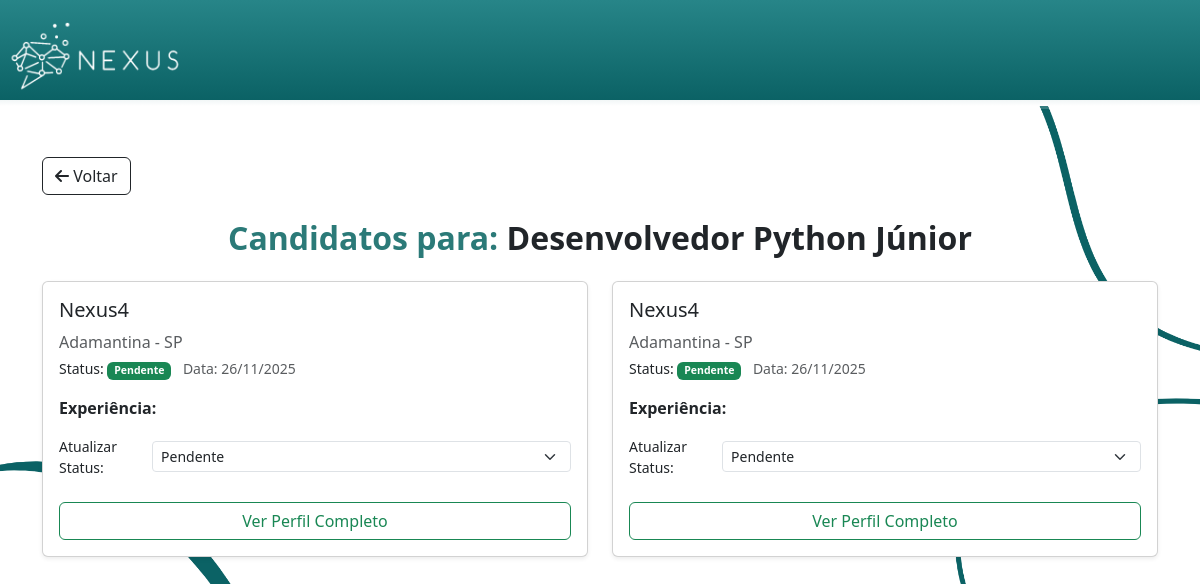
The app's page /vaga/2/candidatos (signed in), older data.
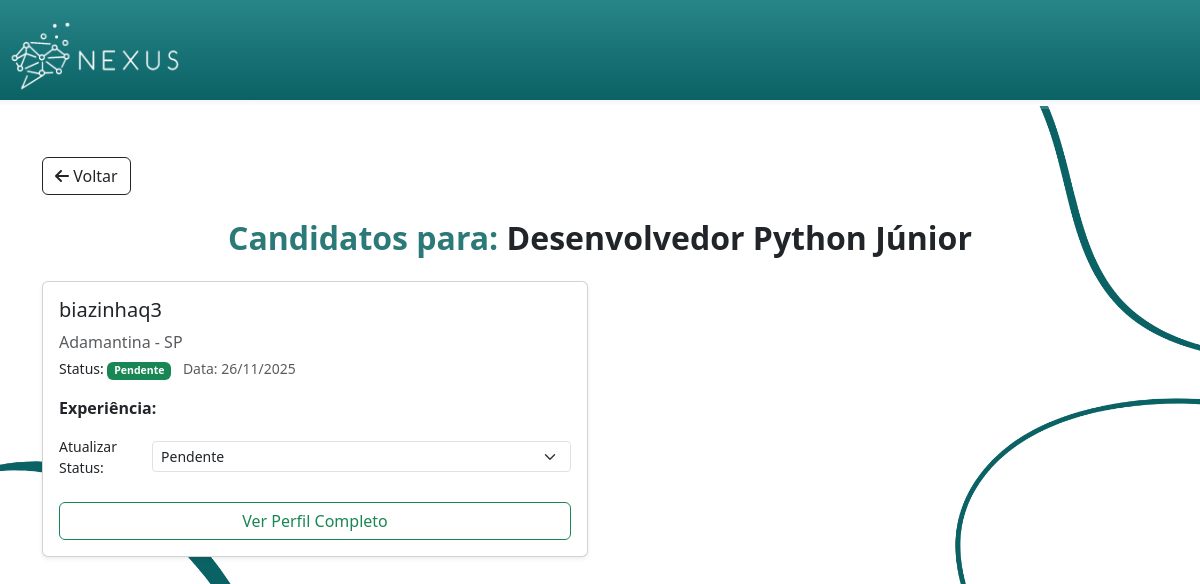
The same page, newer data.
### models.py (models this page shows, shortened)
class Vaga(db.Model):
    __tablename__ = 'vagas'
    id = db.Column(db.Integer, primary_key=True)
    empresa_id = db.Column(db.Integer, db.ForeignKey('empresas.id'), nullable=False)
    titulo = db.Column(db.String(150), nullable=False)
    descricao = db.Column(db.Text, nullable=False)
    requisitos = db.Column(db.Text)
    local = db.Column(db.String(150))
    salario = db.Column(db.Numeric(10,2))

class Profissional(db.Model):
    __tablename__ = 'profissionais'
    id = db.Column(db.Integer, primary_key=True)
    usuario_id = db.Column(db.Integer, db.ForeignKey('usuarios.id'), unique=True, nullable=False)
    nome_profissional = db.Column(db.String(150), nullable=False)
    endereco = db.Column(db.String(200))
    cidade = db.Column(db.String(100))
    estado = db.Column(db.String(100))
    cep = db.Column(db.String(15))
    telefone = db.Column(db.String(50))
    experiencia = db.Column(db.Text)
    habilidades = db.Column(db.Text)
    usuario = db.relationship('Usuario', backref=db.backref('profissional', uselist=False))

class Candidatura(db.Model):
    __tablename__ = 'candidaturas'
    id = db.Column(db.Integer, primary_key=True)
    profissional_id = db.Column(db.Integer, db.ForeignKey('profissionais.id'), nullable=False)
    vaga_id = db.Column(db.Integer, db.ForeignKey('vagas.id'), nullable=False)
    data_candidatura = db.Column(db.DateTime, default=db.func.current_timestamp())
    status = db.Column(db.String(50), default='Pendente', nullable=False) # Ex: Pendente, Visualizada, Aceita, Rejeitada
    profissional = db.relationship('Profissional', backref='candidaturas')
    vaga = db.relationship('Vaga', backref='candidaturas')

### app.py (the view)
@app.route('/vaga/<int:vaga_id>/candidatos')
def candidatos_por_vaga(vaga_id):
    if session.get('tipo_conta') != 'empresa':
        return redirect(url_for('index'))
    vaga = Vaga.query.get_or_404(vaga_id)
    empresa = Empresa.query.filter_by(usuario_id=session['usuario_id']).first()
    if vaga.empresa_id != empresa.id:
        abort(403)
    candidaturas = Candidatura.query.filter_by(vaga_id=vaga_id).all()
    candidatos = []
    for c in candidaturas:
        candidato_perfil = Profissional.query.get(c.profissional_id)
        candidatos.append({
            'perfil': candidato_perfil,
            'candidatura_id': c.id, # Adicionado ID da candidatura para a API de status
            'data_candidatura': c.data_candidatura,
            'status': c.status
        })
    status_possiveis = ['Pendente', 'Visualizada', 'Em Entrevista', 'Aprovado', 'Rejeitado']
    return render_template(
        'CandidatosVaga.html', # Você precisará atualizar este template
        vaga=vaga,
        candidatos=candidatos,
        tipo_conta='empresa',
        status_possiveis=status_possiveis
    )

### app.py (called while the page is built, shortened)
def truncate_filter(s, length=255, killwords=False, end='...'):
    if s is None:
        return ""

@app.after_request
def add_security_headers(response):
    return response

### templates/CandidatosVaga.html (shortened to what this page needs)
<html>
<head>
    <link rel="stylesheet" href="https://cdnjs.cloudflare.com/ajax/libs/font-awesome/6.5.1/css/all.min.css"
 />
    <link href="{{ url_for('static', filename='Estilo.css') }}" rel="stylesheet">
    <link href="https://cdn.jsdelivr.net/npm/bootstrap@5.3.3/dist/css/bootstrap.min.css" rel="stylesheet">
</head>
<body id="corpoInicio">
    <header id="cabecalhoIndex">
        <a href="{{ url_for('index') }}">
            <img id="logoheader" src="{{ url_for('static', filename='images/logo-branco.png') }}" alt="Logo Nexus">
        </a>
    </header>
    <div id="degradeCabecalhoIndex2"></div>
    <main class="container my-5">
        <a href="javascript:history.back()" class="btn btn-outline-dark mb-4">
            <i class="fa-solid fa-arrow-left"></i> Voltar
        </a>
        <h1 class="titulo-pagina text-center mb-4">Candidatos para: <span class="text-dark">{{ vaga.titulo }}</span></h1>
        <div class="row row-cols-1 row-cols-md-2 g-4">
            {% for c_data in candidatos %}
            {% set perfil = c_data.perfil %}
            <div class="col">
                <div class="card h-100 shadow-sm card-nexus">
                    <div class="card-body">
                        <h5 class="card-title">{{ perfil.nome_profissional }}</h5>
                        <p class="card-text text-muted mb-1">{{ perfil.cidade }} - {{ perfil.estado }}</p>
                        <p class="mb-1 small">Status:
                            <span class="badge bg-success" id="status">{{ c_data.status }}</span>
                            <span class="text-muted ms-2">Data: {{ c_data.data_candidatura.strftime('%d/%m/%Y') }}</span>
                        </p>
                        <p class="mt-3 mb-2"><strong>Experiência:</strong></p>
                        <div class="d-flex align-items-center mb-3">
                            <label for="status-{{ c_data.candidatura_id }}" class="form-label me-2 mb-0 small">Atualizar Status:</label>
                            <select class="form-select form-select-sm" id="status-{{ c_data.candidatura_id }}"
                                onchange="atualizarStatus({{ c_data.candidatura_id }}, this.value)">
                                {% for status in status_possiveis %}
                                    <option value="{{ status }}" {% if c_data.status == status %}selected{% endif %}>
                                        {{ status }}
                                    </option>
                                {% endfor %}
                            </select>
                        </div>
                        <a href="{{ url_for('detalhe', tipo='profissional', id=perfil.id) }}" class="btn btn-outline-success w-100 mt-2">
                            Ver Perfil Completo
                        </a>
                    </div>
                </div>
            </div>
            {% endfor %}
        </div>
    </main>
</body>
</html>

### static/Estilo.css (style rules this page uses)
#corpoInicio { background-color: white; background-image: url(../static/images/ELEMENTO1.png); background-size: 100%; background-repeat: no-repeat; background-position: center; }
#logoheader { width: auto; height: auto; max-height: 100px; margin: 0; }
#cabecalhoIndex { background-color: #268a8d; color: white; font-family: Cambria, Cochin, Georgia, Times, 'Times New Roman', serif; width: 100%; border-bottom: 6px solid transparent; background-image: linear-gradient(#278588, #0B6265), linear-gradient(to bottom, #0B6265, #ffffff); background-origin: padding-box, border-box; background-clip: padding-box, border-box; }
.titulo-pagina { font-weight: 700; color: #2b7a78; margin-bottom: 50px; }
#degradeCabecalhoIndex2 { background: linear-gradient(to right, transparent, rgba(255, 255, 255, 0.2)); height: 3px; }
.titulo-pagina { font-weight: 700; color: #2b7a78; margin-bottom: 1rem; font-size: 2rem; }
.titulo-pagina { font-weight: 700; font-size: 2rem; color: #2b7a78; }
.card-nexus { border: 1px solid #c3dede; border-radius: 15px; overflow: hidden; box-shadow: 0 6px 16px rgba(49, 122, 126, 0.15); }

Row changes from the older to the newer data that the page shows:
removed Candidatura: status "Pendente", data_candidatura "26/11/2025"
removed Profissional: nome_profissional "Nexus4", cidade "Adamantina", estado "SP"
removed Candidatura: status "Pendente", data_candidatura "26/11/2025"
now on this page (row edited): Candidatura: status "Pendente", data_candidatura "26/11/2025"
now on this page (row edited): Profissional: nome_profissional "biazinhaq3", cidade "Adamantina", estado "SP"
